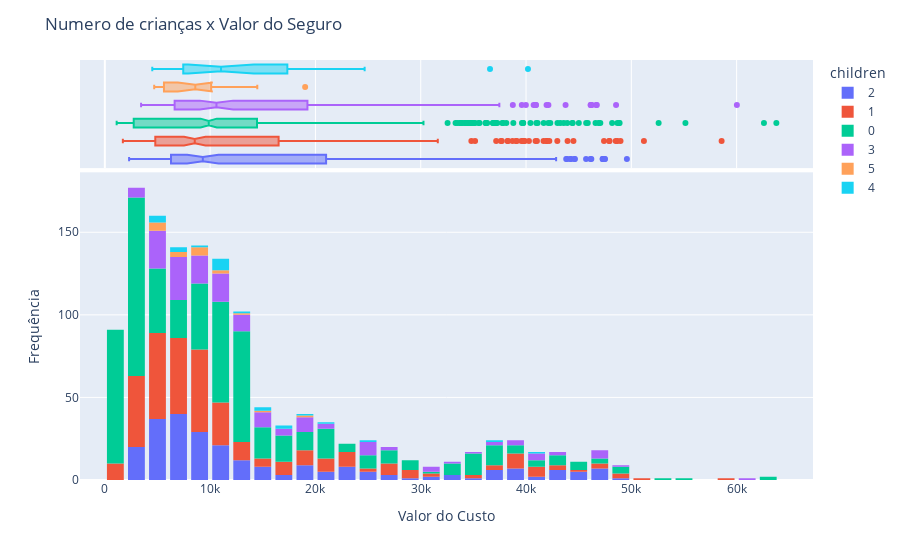

The notebook cell saved with this chart:
### Markdown cell above
Agora vamos avaliar o comportamento das cobranças com a coluna "children" e entender a influencia no numero de filhos e o preço final do seguro:

### Code cell
fig= px.histogram(Dados,x='charges',marginal='box',color='children')
fig.update_layout(title='Numero de crianças x Valor do Seguro',xaxis_title='Valor do Custo',yaxis_title='Frequência', bargap=0.2) 
fig.show()

### Figure 1 — Plotly figure (JSON) as saved in the notebook; plotly's stock layout.template omitted (floating-point values rounded to 4 significant figures; data arrays with more than 128 entries replaced by an {"elided": "..."} marker saying what was removed)
{"data": [{"alignmentgroup": "True", "bingroup": "x", "hovertemplate": "children=2<br>charges=%{x}<br>count=%{y}<extra></extra>", "legendgroup": "2", "marker": {"color": "#636efa", "pattern": {"shape": ""}}, "name": "2", "offsetgroup": "2", "orientation": "v", "showlegend": true, "type": "histogram", "x": {"elided": "241 float values"}, "xaxis": "x", "yaxis": "y"}, {"alignmentgroup": "True", "hovertemplate": "children=2<br>charges=%{x}<extra></extra>", "legendgroup": "2", "marker": {"color": "#636efa"}, "name": "2", "notched": true, "offsetgroup": "2", "showlegend": false, "type": "box", "x": {"elided": "241 float values"}, "xaxis": "x2", "yaxis": "y2"}, {"alignmentgroup": "True", "bingroup": "x", "hovertemplate": "children=1<br>charges=%{x}<br>count=%{y}<extra></extra>", "legendgroup": "1", "marker": {"color": "#EF553B", "pattern": {"shape": ""}}, "name": "1", "offsetgroup": "1", "orientation": "v", "showlegend": true, "type": "histogram", "x": {"elided": "325 float values"}, "xaxis": "x", "yaxis": "y"}, {"alignmentgroup": "True", "hovertemplate": "children=1<br>charges=%{x}<extra></extra>", "legendgroup": "1", "marker": {"color": "#EF553B"}, "name": "1", "notched": true, "offsetgroup": "1", "showlegend": false, "type": "box", "x": {"elided": "325 float values"}, "xaxis": "x2", "yaxis": "y2"}, {"alignmentgroup": "True", "bingroup": "x", "hovertemplate": "children=0<br>charges=%{x}<br>count=%{y}<extra></extra>", "legendgroup": "0", "marker": {"color": "#00cc96", "pattern": {"shape": ""}}, "name": "0", "offsetgroup": "0", "orientation": "v", "showlegend": true, "type": "histogram", "x": {"elided": "574 float values"}, "xaxis": "x", "yaxis": "y"}, {"alignmentgroup": "True", "hovertemplate": "children=0<br>charges=%{x}<extra></extra>", "legendgroup": "0", "marker": {"color": "#00cc96"}, "name": "0", "notched": true, "offsetgroup": "0", "showlegend": false, "type": "box", "x": {"elided": "574 float values"}, "xaxis": "x2", "yaxis": "y2"}, {"alignmentgroup": "True", "bingroup": "x", "hovertemplate": "children=3<br>charges=%{x}<br>count=%{y}<extra></extra>", "legendgroup": "3", "marker": {"color": "#ab63fa", "pattern": {"shape": ""}}, "name": "3", "offsetgroup": "3", "orientation": "v", "showlegend": true, "type": "histogram", "x": {"elided": "157 float values"}, "xaxis": "x", "yaxis": "y"}, {"alignmentgroup": "True", "hovertemplate": "children=3<br>charges=%{x}<extra></extra>", "legendgroup": "3", "marker": {"color": "#ab63fa"}, "name": "3", "notched": true, "offsetgroup": "3", "showlegend": false, "type": "box", "x": {"elided": "157 float values"}, "xaxis": "x2", "yaxis": "y2"}, {"alignmentgroup": "True", "bingroup": "x", "hovertemplate": "children=5<br>charges=%{x}<br>count=%{y}<extra></extra>", "legendgroup": "5", "marker": {"color": "#FFA15A", "pattern": {"shape": ""}}, "name": "5", "offsetgroup": "5", "orientation": "v", "showlegend": true, "type": "histogram", "x": [4688.0, 6799.0, 4831.0, 5080.0, 9789.0, 12590.0, 11550.0, 6666.0, 6654.0, 10100.0, 8966.0, 8597.0, 4915.0, 19020.0, 9222.0, 8582.0, 5615.0, 14480.0], "xaxis": "x", "yaxis": "y"}, {"alignmentgroup": "True", "hovertemplate": "children=5<br>charges=%{x}<extra></extra>", "legendgroup": "5", "marker": {"color": "#FFA15A"}, "name": "5", "notched": true, "offsetgroup": "5", "showlegend": false, "type": "box", "x": [4688.0, 6799.0, 4831.0, 5080.0, 9789.0, 12590.0, 11550.0, 6666.0, 6654.0, 10100.0, 8966.0, 8597.0, 4915.0, 19020.0, 9222.0, 8582.0, 5615.0, 14480.0], "xaxis": "x2", "yaxis": "y2"}, {"alignmentgroup": "True", "bingroup": "x", "hovertemplate": "children=4<br>charges=%{x}<br>count=%{y}<extra></extra>", "legendgroup": "4", "marker": {"color": "#19d3f3", "pattern": {"shape": ""}}, "name": "4", "offsetgroup": "4", "orientation": "v", "showlegend": true, "type": "histogram", "x": [4505.0, 11030.0, 10410.0, 8163.0, 11520.0, 24670.0, 10980.0, 10740.0, 7512.0, 17940.0, 40180.0, 12950.0, 14390.0, 17130.0, 4878.0, 7244.0, 36580.0, 5709.0, 11300.0, 4561.0, 11020.0, 6059.0, 15830.0, 21470.0, 19500.0], "xaxis": "x", "yaxis": "y"}, {"alignmentgroup": "True", "hovertemplate": "children=4<br>charges=%{x}<extra></extra>", "legendgroup": "4", "marker": {"color": "#19d3f3"}, "name": "4", "notched": true, "offsetgroup": "4", "showlegend": false, "type": "box", "x": [4505.0, 11030.0, 10410.0, 8163.0, 11520.0, 24670.0, 10980.0, 10740.0, 7512.0, 17940.0, 40180.0, 12950.0, 14390.0, 17130.0, 4878.0, 7244.0, 36580.0, 5709.0, 11300.0, 4561.0, 11020.0, 6059.0, 15830.0, 21470.0, 19500.0], "xaxis": "x2", "yaxis": "y2"}], "layout": {"bargap": 0.2, "barmode": "relative", "legend": {"title": {"text": "children"}, "tracegroupgap": 0}, "margin": {"t": 60}, "title": {"text": "Numero de crianças x Valor do Seguro"}, "xaxis": {"anchor": "y", "domain": [0, 1], "title": {"text": "Valor do Custo"}}, "xaxis2": {"anchor": "y2", "domain": [0, 1], "matches": "x", "showgrid": true, "showticklabels": false}, "yaxis": {"anchor": "x", "domain": [0, 0.7326], "title": {"text": "Frequência"}}, "yaxis2": {"anchor": "x2", "domain": [0.7426, 1], "matches": "y2", "showgrid": false, "showline": false, "showticklabels": false, "ticks": ""}}}
